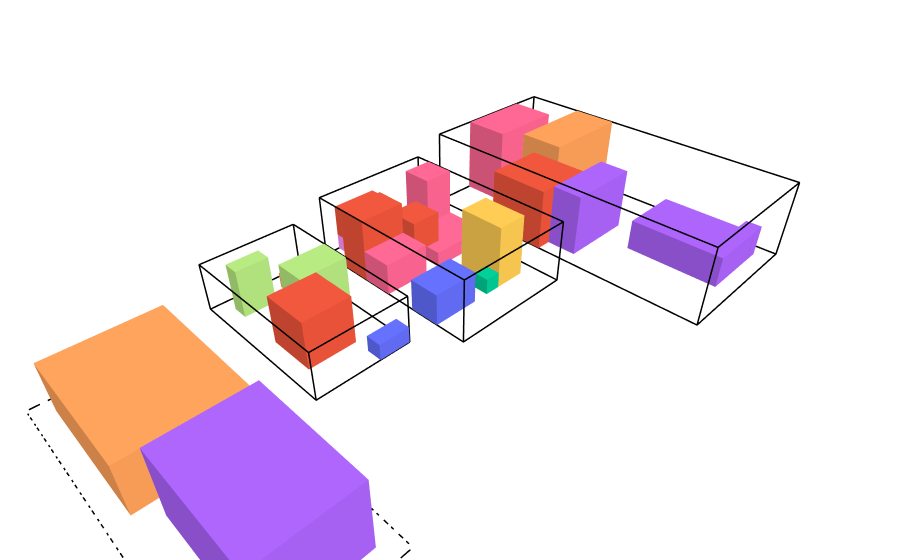

Notebook code cell kept with this figure:
### Code cell
from src.visualizer import *

draw_state(results.final_state)
